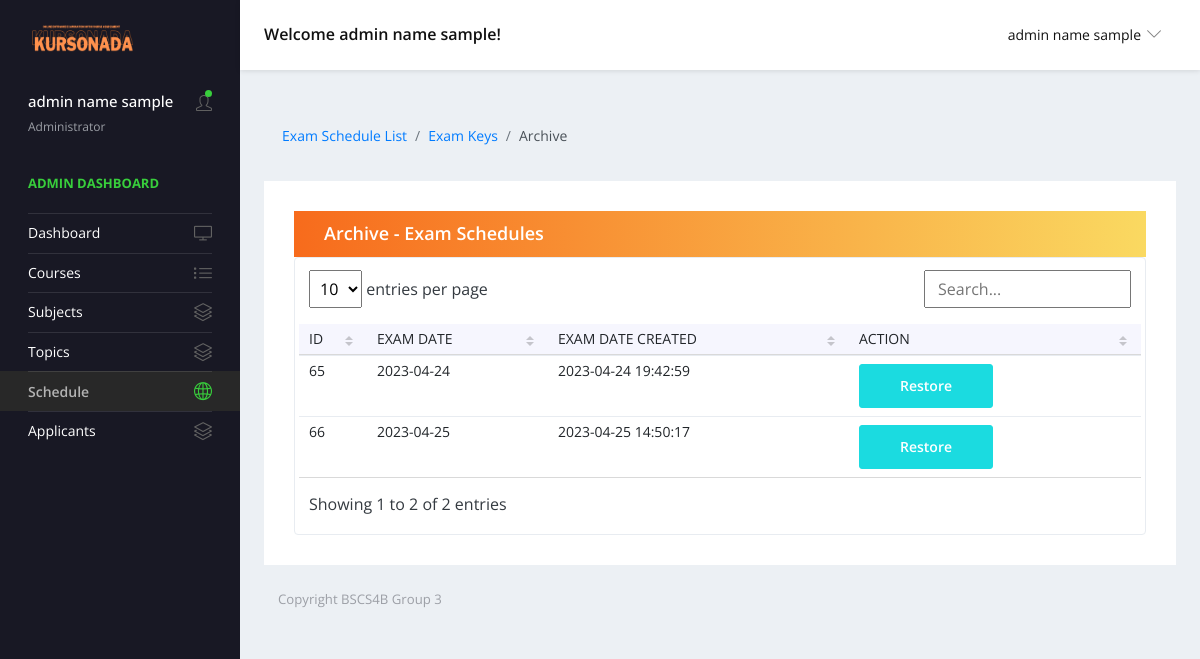
The page /views/archived_schedule.php (signed in) on the database as committed earlier.
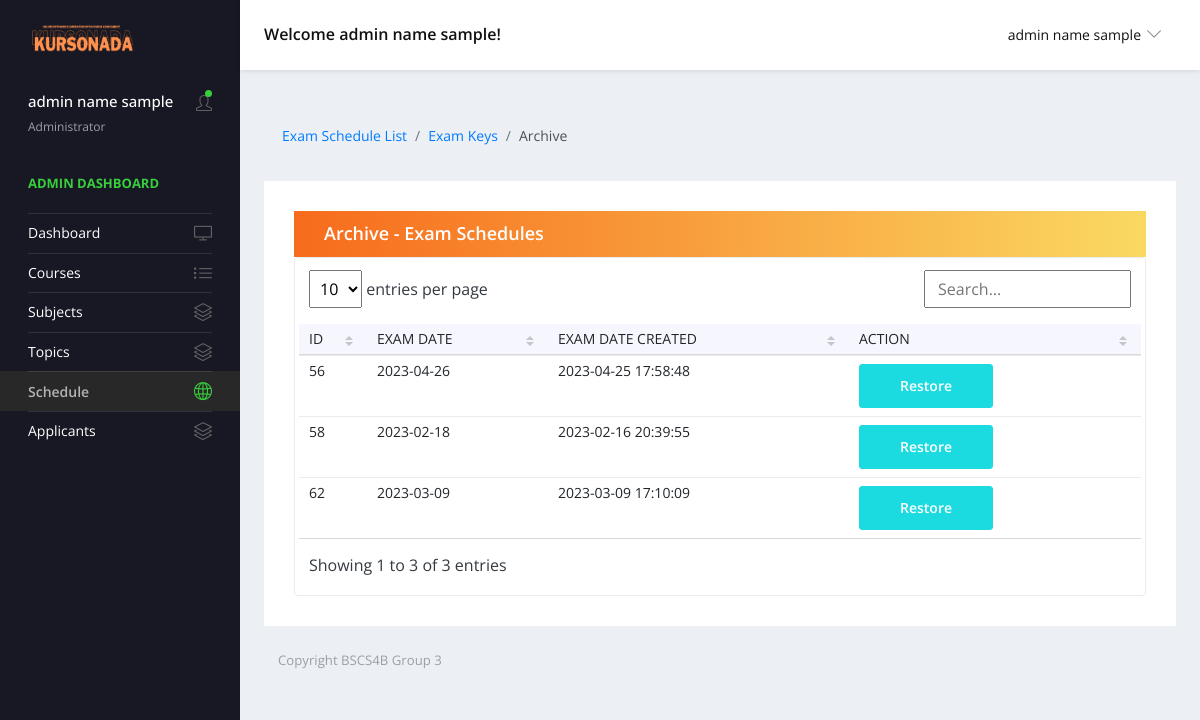
The same page on the database as committed later.
### tables this page shows
CREATE TABLE `admin_schedule` (
  `id` int(11) NOT NULL,
  `exam_date` varchar(255) NOT NULL,
  `exam_time` time NOT NULL,
  `exam_time_end` time NOT NULL,
  `exam_date_created` datetime NOT NULL
);

### forms/adminQueries.php (called while the page is built, shortened)
<?php
function getExamDates() {
    $url = 'localhost';
    $username = 'root';
    $password = '';
    $conn = new mysqli($url, $username, $password, 'project');
    $sql = mysqli_query($conn,
    "SELECT id,exam_date,exam_time,exam_time_end,exam_date_created
    FROM admin_schedule
    ");
    return mysqli_fetch_all($sql, MYSQLI_ASSOC);
}
?>

### views/archived_schedule.php (the view, shortened to what the changed rows need)
<?php
    include '../forms/adminQueries.php';
?>
<!DOCTYPE html>
<html lang="en">
  <head>
    <link rel="stylesheet" href="../vendors/simple-line-icons/css/simple-line-icons.css">
    <link rel="stylesheet" href="../vendors/flag-icon-css/css/flag-icon.min.css">
    <link rel="stylesheet" href="../vendors/css/vendor.bundle.base.css">
    <link rel="stylesheet" href="../vendors/daterangepicker/daterangepicker.css">
    <link rel="stylesheet" href="../vendors/chartist/chartist.min.css">
    <link rel="stylesheet" href="../assets/css/style-admin.css">
  </head>
  <body>
    <div class="container-scroller">
      <div class="container-fluid page-body-wrapper">
       <div class="main-panel">
        <div class="content-wrapper">
          <div class="row quick-action-toolbar">
            <div class="col-md-12 grid-margin">
              <div class="card">
                <div class="card-body">
                  <div class="card-header d-block d-md-flex">
                    <h5 class="mb-0">Archive - Exam Schedules</h5>
                  </div>
                  <div class="table-responsive border rounded p-1">
                  <table class="table table-hover text-nowrap datatable">
                        <thead>
                            <tr>
                            <th scope="col">ID</th>
                            <th scope="col">EXAM DATE</th>
                          <th scope="col">EXAM DATE CREATED</th>
                          <th scope="col">ACTION</th>
                        </thead>
                        <tbody>
                            <?php
                            $rows = getExamDates();
                            $i = 0;
                                while ($i < count($rows)) {
                                    $row = $rows[$i];
                                    $id = $row['id'];
                                    $exam_date = $row['exam_date'];
                                    $datecreated = $row['exam_date_created'];
                                    echo "<tr>
                                    <td>" . $id . "</td>
                                    <td>" .$exam_date . "</td>
                                    <td>" . $datecreated . "</td>
                                    <td>" .
                                  "<button type='submit' class='btn btn-primary delbtn' data-bs-toggle='modal' data-bs-target='#delmodal' data-dateid='$id' onClick='deleteSchedule(this)'>Restore</button>" .
                                         "</td>
                                    </tr>";
                                    $i++;
                                }
                            ?>
                        </tbody>
                    </table>
                  </div>
              </div>
              </div>
          </div>
        </div>
      </div>
    </div>
    </div>
    <link href="../assets/vendor/simple-datatables/style.css" rel="stylesheet">
  </body>
</html>

Rows that differ between the two databases and show on the page:
removed admin_schedule: id "65", exam_date "2023-04-24", exam_date_created "2023-04-24 19:42:59"
removed admin_schedule: id "66", exam_date "2023-04-25", exam_date_created "2023-04-25 14:50:17"
added admin_schedule: id "56", exam_date "2023-04-26", exam_date_created "2023-04-25 17:58:48"
added admin_schedule: id "58", exam_date "2023-02-18", exam_date_created "2023-02-16 20:39:55"
added admin_schedule: id "62", exam_date "2023-03-09", exam_date_created "2023-03-09 17:10:09"
Other text that changed with them:
text written by a page script: "entries per page Showing 1 to 2 of 2 entries" → "entries per page Showing 1 to 3 of 3 entries"
